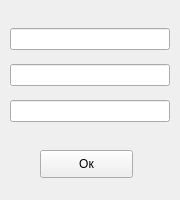
<?xml version="1.0" encoding="UTF-8"?>
<ui version="4.0">
 <class>win_redactor_data</class>
 <widget class="QWidget" name="win_redactor_data">
  <property name="geometry">
   <rect>
    <x>0</x>
    <y>0</y>
    <width>180</width>
    <height>200</height>
   </rect>
  </property>
  <property name="maximumSize">
   <size>
    <width>180</width>
    <height>200</height>
   </size>
  </property>
  <property name="windowTitle">
   <string>Изменить</string>
  </property>
  <widget class="QWidget" name="verticalLayoutWidget">
   <property name="geometry">
    <rect>
     <x>10</x>
     <y>20</y>
     <width>160</width>
     <height>111</height>
    </rect>
   </property>
   <layout class="QVBoxLayout" name="verticalLayout">
    <item>
     <widget class="QLineEdit" name="name_txt"/>
    </item>
    <item>
     <widget class="QLineEdit" name="surname_txt"/>
    </item>
    <item>
     <widget class="QLineEdit" name="number_txt"/>
    </item>
   </layout>
  </widget>
  <widget class="QPushButton" name="btn_ok">
   <property name="geometry">
    <rect>
     <x>40</x>
     <y>150</y>
     <width>93</width>
     <height>28</height>
    </rect>
   </property>
   <property name="text">
    <string>Ок</string>
   </property>
  </widget>
 </widget>
 <resources/>
 <connections/>
</ui>
